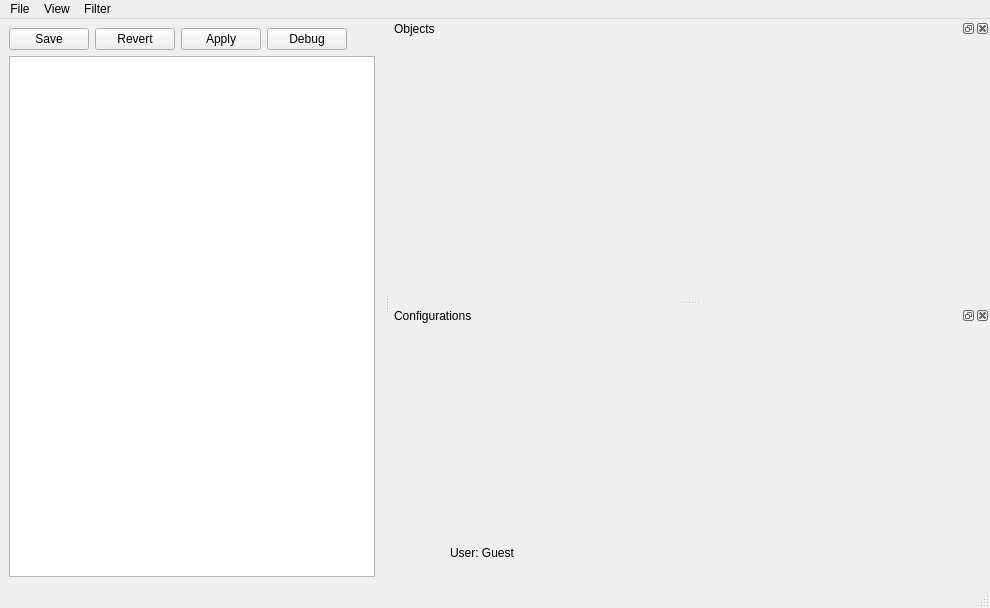
<?xml version="1.0" encoding="UTF-8"?>
<ui version="4.0">
 <class>MainWindow</class>
 <widget class="QMainWindow" name="MainWindow">
  <property name="geometry">
   <rect>
    <x>0</x>
    <y>0</y>
    <width>990</width>
    <height>608</height>
   </rect>
  </property>
  <property name="windowTitle">
   <string>MainWindow</string>
  </property>
  <widget class="QWidget" name="centralwidget">
   <property name="minimumSize">
    <size>
     <width>0</width>
     <height>0</height>
    </size>
   </property>
   <property name="maximumSize">
    <size>
     <width>16777215</width>
     <height>16777215</height>
    </size>
   </property>
   <layout class="QGridLayout" name="gridLayout">
    <item row="0" column="0">
     <widget class="QPushButton" name="saveButton">
      <property name="text">
       <string>Save</string>
      </property>
     </widget>
    </item>
    <item row="1" column="0" colspan="6">
     <widget class="QTreeWidget" name="treeWidget">
      <property name="sizePolicy">
       <sizepolicy hsizetype="MinimumExpanding" vsizetype="Expanding">
        <horstretch>0</horstretch>
        <verstretch>0</verstretch>
       </sizepolicy>
      </property>
      <property name="minimumSize">
       <size>
        <width>100</width>
        <height>0</height>
       </size>
      </property>
      <property name="toolTip">
       <string>Click to select a configuration to display in the Configurations window.
All ancestors and all children of the selected configuration will be displayed.</string>
      </property>
      <attribute name="headerVisible">
       <bool>false</bool>
      </attribute>
      <attribute name="headerStretchLastSection">
       <bool>true</bool>
      </attribute>
      <column>
       <property name="text">
        <string notr="true">1</string>
       </property>
      </column>
     </widget>
    </item>
    <item row="0" column="1">
     <widget class="QPushButton" name="revertButton">
      <property name="text">
       <string>Revert</string>
      </property>
     </widget>
    </item>
    <item row="0" column="2">
     <widget class="QPushButton" name="applyButton">
      <property name="text">
       <string>Apply</string>
      </property>
     </widget>
    </item>
    <item row="0" column="3">
     <widget class="QPushButton" name="debugButton">
      <property name="text">
       <string>Debug</string>
      </property>
     </widget>
    </item>
   </layout>
  </widget>
  <widget class="QMenuBar" name="menubar">
   <property name="geometry">
    <rect>
     <x>0</x>
     <y>0</y>
     <width>990</width>
     <height>20</height>
    </rect>
   </property>
   <widget class="QMenu" name="menuFile">
    <property name="title">
     <string>File</string>
    </property>
    <addaction name="actionAuth"/>
    <addaction name="actionExit"/>
   </widget>
   <widget class="QMenu" name="menuView">
    <property name="title">
     <string>View</string>
    </property>
   </widget>
   <widget class="QMenu" name="menuFilter">
    <property name="title">
     <string>Filter</string>
    </property>
    <addaction name="actionManual"/>
    <addaction name="actionProtected"/>
    <addaction name="actionTrack"/>
   </widget>
   <addaction name="menuFile"/>
   <addaction name="menuView"/>
   <addaction name="menuFilter"/>
  </widget>
  <widget class="QStatusBar" name="statusbar"/>
  <widget class="QDockWidget" name="objectWidget">
   <property name="sizePolicy">
    <sizepolicy hsizetype="Maximum" vsizetype="Preferred">
     <horstretch>6</horstretch>
     <verstretch>0</verstretch>
    </sizepolicy>
   </property>
   <property name="minimumSize">
    <size>
     <width>600</width>
     <height>100</height>
    </size>
   </property>
   <property name="toolTip">
    <string>&lt;!DOCTYPE HTML PUBLIC &quot;-//W3C//DTD HTML 4.0//EN&quot; &quot;http://www.w3.org/TR/REC-html40/strict.dtd&quot;&gt;
&lt;html&gt;&lt;head&gt;&lt;meta name=&quot;qrichtext&quot; content=&quot;1&quot; /&gt;&lt;style type=&quot;text/css&quot;&gt;
p, li { white-space: pre-wrap; }
&lt;/style&gt;&lt;/head&gt;&lt;body style=&quot; font-family:'Sans Serif'; font-size:9pt; font-weight:400; font-style:normal;&quot;&gt;
&lt;table border=&quot;0&quot; style=&quot;-qt-table-type: root; margin-top:4px; margin-bottom:4px; margin-left:4px; margin-right:4px;&quot;&gt;
&lt;tr&gt;
&lt;td style=&quot;border: none;&quot;&gt;
&lt;p style=&quot; margin-top:0px; margin-bottom:0px; margin-left:0px; margin-right:0px; -qt-block-indent:0; text-indent:0px;&quot;&gt;Black = Value matches configuration.&lt;/p&gt;
&lt;p style=&quot; margin-top:0px; margin-bottom:0px; margin-left:0px; margin-right:0px; -qt-block-indent:0; text-indent:0px;&quot;&gt;&lt;span style=&quot; color:#0000ff;&quot;&gt;Blue&lt;/span&gt;   = Value differs from configuration (actual shown).&lt;/p&gt;
&lt;p style=&quot; margin-top:0px; margin-bottom:0px; margin-left:0px; margin-right:0px; -qt-block-indent:0; text-indent:0px;&quot;&gt;&lt;span style=&quot; color:#ff0000;&quot;&gt;Red&lt;/span&gt;    = Unsaved configuration change (new value shown).&lt;/p&gt;
&lt;p style=&quot;-qt-paragraph-type:empty; margin-top:0px; margin-bottom:0px; margin-left:0px; margin-right:0px; -qt-block-indent:0; text-indent:0px;&quot;&gt;&lt;/p&gt;
&lt;p style=&quot; margin-top:0px; margin-bottom:0px; margin-left:0px; margin-right:0px; -qt-block-indent:0; text-indent:0px;&quot;&gt;&lt;span style=&quot; background-color:#a0a0a0;&quot;&gt;Gray BG&lt;/span&gt;     = Unconnected&lt;/p&gt;
&lt;p style=&quot; margin-top:0px; margin-bottom:0px; margin-left:0px; margin-right:0px; -qt-block-indent:0; text-indent:0px;&quot;&gt;&lt;span style=&quot; background-color:#e0e0e0;&quot;&gt;Lt Gray BG&lt;/span&gt;  = Configuration value (not editable!)&lt;/p&gt;
&lt;p style=&quot; margin-top:0px; margin-bottom:0px; margin-left:0px; margin-right:0px; -qt-block-indent:0; text-indent:0px;&quot;&gt;&lt;span style=&quot; background-color:#ffebcd;&quot;&gt;Almond BG&lt;/span&gt; = Derived value&lt;/p&gt;&lt;/td&gt;&lt;/tr&gt;&lt;/table&gt;&lt;/body&gt;&lt;/html&gt;</string>
   </property>
   <property name="allowedAreas">
    <set>Qt::LeftDockWidgetArea|Qt::RightDockWidgetArea</set>
   </property>
   <property name="windowTitle">
    <string>Objects</string>
   </property>
   <attribute name="dockWidgetArea">
    <number>2</number>
   </attribute>
   <widget class="FreezeTableView" name="objectTable"/>
  </widget>
  <widget class="QDockWidget" name="configWidget">
   <property name="sizePolicy">
    <sizepolicy hsizetype="Maximum" vsizetype="Preferred">
     <horstretch>6</horstretch>
     <verstretch>0</verstretch>
    </sizepolicy>
   </property>
   <property name="minimumSize">
    <size>
     <width>600</width>
     <height>100</height>
    </size>
   </property>
   <property name="toolTip">
    <string>&lt;!DOCTYPE HTML PUBLIC &quot;-//W3C//DTD HTML 4.0//EN&quot; &quot;http://www.w3.org/TR/REC-html40/strict.dtd&quot;&gt;
&lt;html&gt;&lt;head&gt;&lt;meta name=&quot;qrichtext&quot; content=&quot;1&quot; /&gt;&lt;style type=&quot;text/css&quot;&gt;
p, li { white-space: pre-wrap; }
&lt;/style&gt;&lt;/head&gt;&lt;body style=&quot; font-family:'Sans Serif'; font-size:9pt; font-weight:400; font-style:normal;&quot;&gt;
&lt;table border=&quot;0&quot; style=&quot;-qt-table-type: root; margin-top:4px; margin-bottom:4px; margin-left:4px; margin-right:4px;&quot;&gt;
&lt;tr&gt;
&lt;td style=&quot;border: none;&quot;&gt;
&lt;p style=&quot; margin-top:0px; margin-bottom:0px; margin-left:0px; margin-right:0px; -qt-block-indent:0; text-indent:0px;&quot;&gt;Black   = Value is set in configuration.&lt;/p&gt;
&lt;p style=&quot; margin-top:0px; margin-bottom:0px; margin-left:0px; margin-right:0px; -qt-block-indent:0; text-indent:0px;&quot;&gt;&lt;span style=&quot; color:#ff0000;&quot;&gt;Red&lt;/span&gt;     = Value is unsaved change.&lt;/p&gt;&lt;/td&gt;&lt;/tr&gt;&lt;/table&gt;&lt;/body&gt;&lt;/html&gt;</string>
   </property>
   <property name="allowedAreas">
    <set>Qt::LeftDockWidgetArea|Qt::RightDockWidgetArea</set>
   </property>
   <property name="windowTitle">
    <string>Configurations</string>
   </property>
   <attribute name="dockWidgetArea">
    <number>2</number>
   </attribute>
   <widget class="FreezeTableView" name="configTable">
    <widget class="QLabel" name="userLabel">
     <property name="geometry">
      <rect>
       <x>60</x>
       <y>220</y>
       <width>121</width>
       <height>16</height>
      </rect>
     </property>
     <property name="text">
      <string>User: Guest</string>
     </property>
    </widget>
   </widget>
  </widget>
  <action name="actionObjects">
   <property name="text">
    <string>Objects</string>
   </property>
  </action>
  <action name="actionConfigurations">
   <property name="text">
    <string>Configurations</string>
   </property>
  </action>
  <action name="actionManual">
   <property name="checkable">
    <bool>true</bool>
   </property>
   <property name="checked">
    <bool>true</bool>
   </property>
   <property name="text">
    <string>Show Manual</string>
   </property>
  </action>
  <action name="actionProtected">
   <property name="checkable">
    <bool>true</bool>
   </property>
   <property name="checked">
    <bool>false</bool>
   </property>
   <property name="text">
    <string>Show Protected</string>
   </property>
  </action>
  <action name="actionTrack">
   <property name="checkable">
    <bool>true</bool>
   </property>
   <property name="text">
    <string>Track Object Config</string>
   </property>
  </action>
  <action name="actionExit">
   <property name="text">
    <string>Exit</string>
   </property>
  </action>
  <action name="actionAuth">
   <property name="text">
    <string>Authenticate</string>
   </property>
  </action>
 </widget>
 <customwidgets>
  <customwidget>
   <class>FreezeTableView</class>
   <extends>QWidget</extends>
   <header>pmgr.FreezeTableView.h</header>
   <container>1</container>
  </customwidget>
 </customwidgets>
 <resources/>
 <connections/>
</ui>
